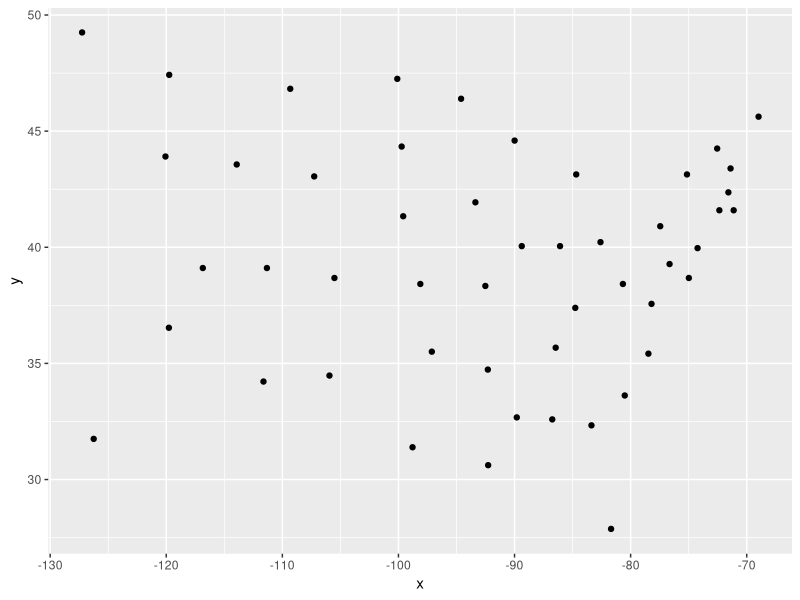
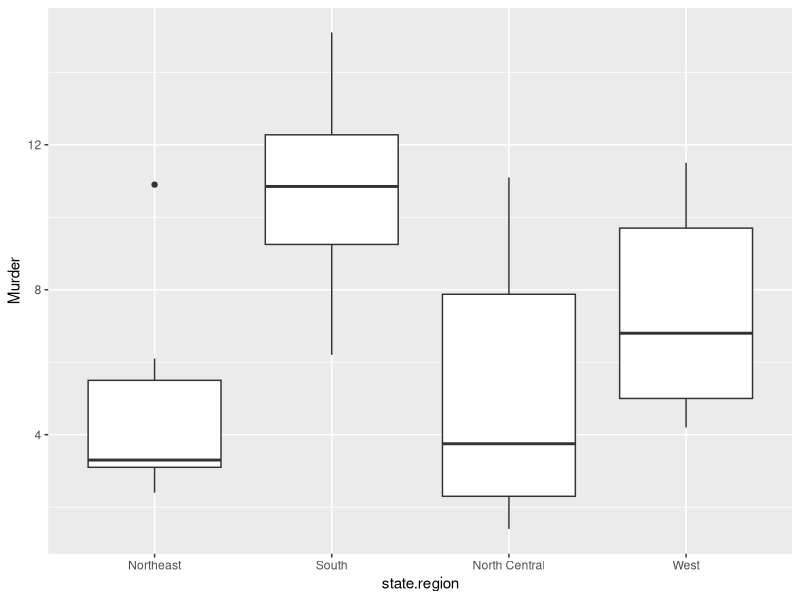
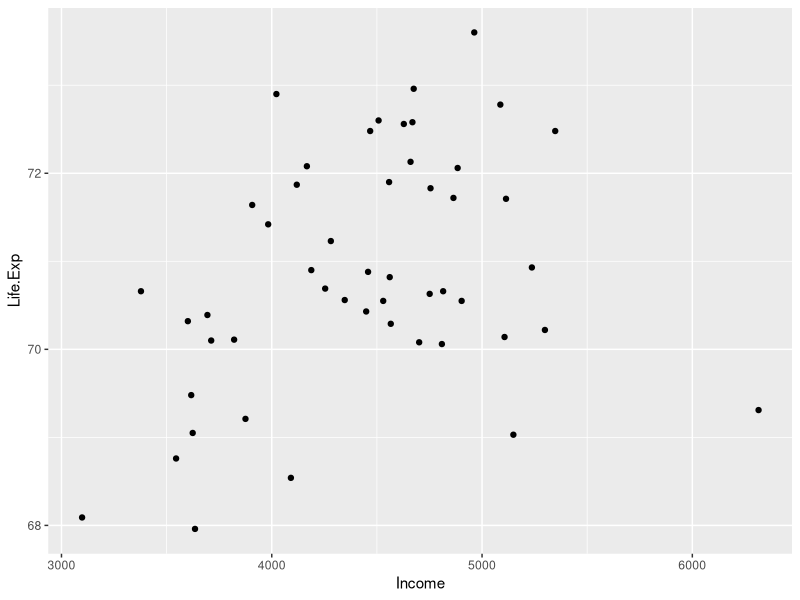

These figures' R source, in order: (Note: this script raises an error after producing the figures.)
#MIT Analytics Edge Week 2 - State Data
setwd('C:/Users/Samuel/Documents/Slide Rule/Data')
library(ggplot2)
data(state)
statedata <- cbind(data.frame(state.x77), state.abb, state.area, state.center,  state.division, state.name, state.region)
str(statedata)
ggplot(aes(x = x, y = y), data = statedata) +
  geom_point()

#Which region of the US has the highest average high school graduation rate of all states in the region?
tapply(statedata$HS.Grad, statedata$state.region, mean)

#Box plot of murder rate by region
ggplot(aes(x = state.region, y = Murder), data = statedata) +
  geom_boxplot()

#Which state is the outlier in the Northeast?
which.max(subset(statedata, state.region == "Northeast")$Murder) #= 6
subset(statedata, state.region == "Northeast")[6, ]

#Build model to predict life expectancy by state
LifeExpLM = lm(Life.Exp ~ Population + Income + Illiteracy + Murder + HS.Grad + Frost + Area, data = statedata)
summary(LifeExpLM)

#What is the interpretation for the coefficient of Income?
#-.0000218 means for 1 unit increase in Income, there is a .0000218 unit decrease in Life Expectancy.

ggplot(aes(x = Income, y = Life.Exp), data = statedata) +
  geom_point()

#Although income is an insignificant variable in the model, this does not mean there is no association between
#income and life expectancy (after all in the plot of Life Exp vs Income there is a somewhat positive
#linear correlation even though the coefficient of income in our model is negative). However, in the 
#presence of other variables, Income does not add statistically significant explanatory power to the model. 
#This means that multicollinearity is probably an issue.

#Refining the model
#Removing variables one at a time is called "backward variable selection." This is important due to 
#the multicollinearity issue-removing one insignificant variable may make another previously insignificant
#variable become significant.

#Remove Area
LifeExpLm2 = lm(Life.Exp ~ Population + Income + Illiteracy + Murder + HS.Grad + Frost, data = statedata)
summary(LifeExpLm2)
#Remove Illiteracy
LifeExpLm3 = lm(Life.Exp ~ Population + Income + Murder + HS.Grad + Frost, data = statedata)
summary(LifeExpLm3)
#Remove Income
LifeExpLm4 = lm(Life.Exp ~ Population + Murder + HS.Grad + Frost, data = statedata)
summary(LifeExpLm4)

#When we remove insignificant variables, the "Multiple R-Sq" will always be worse, but only slightly worse. 
#This is due to the nature of the linear regression model. It is always possible for the regression model
#to make a coefficient zero, which would be the same as removing the variable from the model. The fact
#that the coefficient in the initial model is not zero means it must be helping the R-Sq value, even if
#it is only a very small improvement. So when we force the variable to be removed, it will decrease the R-Sq a
#little bit. However, this small decrease is worth it to have a simpler model. 

#On the contrary, when we remove insignificant variables, the "Adjusted R-Sq" will frequently be better. 
#This value accounts for the complexity of the model, and thus tends to increase as insignificant
#variables are removed, and decrease as insignificant variables are added.

#Which state do we predict to have the lowest Life Expectancy? (only using training data for this one)
PredLifeExp = predict(LifeExpLm4)
sort(PredLifeExp)
#Which state actually has the lowest Life Expectancy?
which.min(statedata$Life.Exp)
statedata[40, ]

#Highest?
which.max(statedata$Life.Exp)
statedata[11, ]

#Look at vector of residuals (the difference between predicted and actual values)
resvec <- c(abs(PredLifeExp - statedata$Life.Exp))
#Which state has the smallest absolute error?
sort(resvec)

#Alternatively
sort(abs(PredLifeExp$residuals))